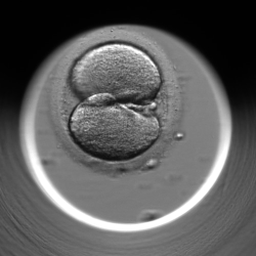
#> input picture Images/008.png, 256 x 256 px, found by its file name
$ jupyter execute --allow-errors Human_Embryo_Report.ipynb   (shell and % lines are left out)
#> lines starting #> are read from the running program, lines starting #| are printed output that depends on the picture
# **Project work: A mini segmentation challenge**

<div style="color:#777777;margin-top: -15px;">
<b>Course</b>: MSLS / CO4 |
<b>Version</b>: v1.2 <br><br>
<!-- Date: 10.04.2025 -->
<!-- Comments: Fully refactored. -->
</div>

**Student**: $\Rightarrow$  Mohan Adluru & Shweta Dayal
**Email**: $\Rightarrow$ adlurmoh@students.zhaw.ch & dayalshw@students.zhaw.ch
**University**: $\Rightarrow$  ZHAW
**Semester**: $\Rightarrow$  SS25
**Date**: $\Rightarrow$  31.05.2025

<br>

## **Abstract**

*$\Rightarrow$ A brief summary of your project in 2-3 sentences.*

<br><br>

----

## **Table of contents**
<!-- Unfortunately, the following does not always work correctly -->
* [1. Dataset](#sec_dataset)
* [2. Preprocessing](#sec_preprocessing)
* [3. Manual segmentation](#sec_manual_segmentation)
* [4. Automated segmentation](#sec_automated_segmentation)
* [5. Evaluation](#sec_evaluation)
* [6. Discussion](#sec_discussion)
* [Appendix: Hints](#sec_hints)

---

## **Prerequisites / Setup**

$\Rightarrow$ Special setup instructions, imports and configurations go here.

[cell 1]
import os
import numpy as np
import matplotlib.pyplot as plt
import cv2
from skimage import io, morphology, filters, segmentation
from skimage.morphology import remove_small_objects, binary_closing, binary_erosion, disk
from skimage.filters import threshold_otsu
from scipy.ndimage import binary_fill_holes, distance_transform_edt, label
from skimage.color import label2rgb
from skimage.segmentation import find_boundaries
from skimage.morphology import binary_erosion, disk
from skimage.color import gray2rgb
from skimage.io import imsave

# Helper to show image
def show_image(img, title):
    plt.figure(figsize=(6, 6))
    plt.imshow(img, cmap='gray')
    plt.title(title)
    plt.axis('off')
    plt.tight_layout()
    plt.show()

def save_image(img, path, name):

    # Define output path
    output_dir = path
    os.makedirs(output_dir, exist_ok=True)

    output_path = os.path.join(output_dir, f"{name}.png")

    # Save the final binary mask (uint8 format)
    imsave(output_path, img.astype(np.uint8))
    print(f"Saved final feathered image to: {output_path}")

---

<a id='sec_dataset'></a>

## **Dataset**

*$\Rightarrow$ Describe your dataset.*

### **Requirements**
* Provide a dataset with at least 10 image samples.
* The dataset must be no larger than 200 MB. If it exceeds this size, please contact the tutor in advance.
* Ensure that you have the rights to use and share the data (check the usage license).
* The images should clearly show a recognizable structure of interest.
* Avoid datasets with too much variation.
* Each student/team must use a different dataset!

---

<a id='sec_preprocessing'></a>

## **Preprocessing**

*$\Rightarrow$ Describe the pre-processing steps applied to enhance the input images.*

*Note: The specific steps will depend on your dataset and the intended application.*

### **Instructions:**
* Improve image quality by reducing noise, adjusting contrast, or normalizing intensity.
* Standardize image dimensions and formats for consistent input to analysis pipelines.
* Highlight or isolate relevant structures to support downstream processing.

[cell 2]
# === Step 1: Load and Convert to Grayscale ===
image_path = 'Data/2Cell/008.png'
image = io.imread(image_path)
#> image is the input picture: shape (256, 256, 3); min 0, max 255, mean 91.9
if image.ndim == 3:
    gray = cv2.cvtColor(image, cv2.COLOR_RGB2GRAY)
else:
    gray = image
show_image(gray, "Grayscale Image")

# === Step 2: Gamma Correction ===
GAMMA = 0.6  # hyperparameter: adjust contrast (0.5 - 0.8)
gray = np.power(gray / 255.0, GAMMA)
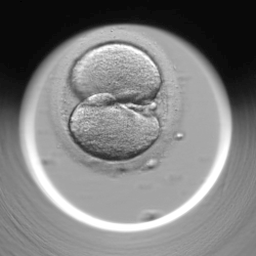
#> gray: shape (256, 256) float64; min 0, max 1, mean 0.494
gray = (gray * 255).astype(np.uint8)
show_image(gray, "Gamma Corrected")

# === Step 3: Feathered Circular Mask ===
h, w = gray.shape
#> h = 256; w = 256
center_y, center_x = h // 2, w // 2
#> center_y = 128; center_x = 128
radius = min(center_y, center_x) - 70  # hyperparameter: mask radius
#> radius = 58
feather_width = 35  # hyperparameter: feather edge thickness
Y, X = np.ogrid[:h, :w]
#> Y = 256 values from 0 to 255
distance_from_center = np.sqrt((X - center_x)**2 + (Y - center_y)**2)
mask = np.zeros_like(gray, dtype=np.float32)
mask[distance_from_center <= radius] = 1
feather_zone = (distance_from_center > radius) & (distance_from_center <= radius + feather_width)
mask[feather_zone] = 1.0 - ((distance_from_center[feather_zone] - radius) / feather_width)
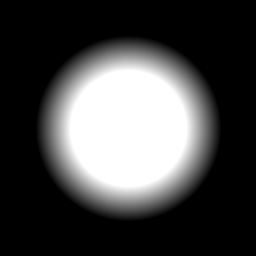
#> mask: shape (256, 256) float32; min 0, max 1, mean 0.278
feathered = (gray * mask).astype(np.uint8)
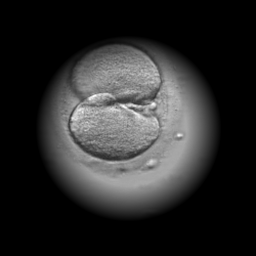
#> feathered: shape (256, 256); min 0, max 255, mean 42.2
show_image(mask, "Feathered Mask")
show_image(feathered, "Feathered Image")

[cell 3]
path = 'Data/2Cell_feather'
save_image(feathered,path,'008_feathered')

---

<a id='sec_manual_segmentation'></a>

## **Manual segmentation**

*$\Rightarrow$ Describe the manual segmentation step*

### **Instructions:**
* Use a suitable tool to manually segment the structures of interest.
* These segmentations will be needed for further analysis (or model training).
* If your dataset already includes segmentation masks, you still need to demonstrate how such masks can be created manually.

## Here

---

<a id='sec_automated_segmentation'></a>

## **Automated Segmentation**

*$\Rightarrow$ Describe how the images are segmented using Python.*

### **Instructions:**
* Perform the segmentation in Python.
* You may use external libraries or tools (e.g., OpenCV, scikit-image).
* Implement a function `segment(image, ...)` that takes an image as input and returns a segmentation mask for the structure of interest.

[cell 4]
# [77 lines left out: function segment, not called in this run]

#> (a cell that did not finish here is left out)

[cell 6]
path = '2Cell_segmented'
#> path = '2Cell_segmented'
#> (the rest of this cell did not finish here and is left out)

#> (a cell that did not finish here is left out)

#> (a cell that did not finish here is left out)

---

<a id='sec_evaluation'></a>

## **Evaluation**

*$\Rightarrow$ Describe the evaluation of your results.*

### **Instructions:**
* Select an evaluation method to compare two binary segmentation masks and quantify how well they match (e.g., using the Dice score).
* Hint: Implement a function `evaluate(mask1, mask2)` that returns the chosen evaluation score(s).
* Calculate the mean and standard deviation of the scores across the entire dataset.

[cell 9]
# [22 lines left out: function dice_coefficient, not called in this run]

#> (a cell that did not finish here is left out)

---

<a id='sec_discussion'></a>

## **Discussion**

*$\Rightarrow$ Briefly discuss your results and share your key observations and your experiences and leaernings.*

---

<a id='sec_references'></a>

## **References**

*$\Rightarrow$ List all relevant references (as URLs).*

*Also, clearly state whether you used generative AI tools (e.g., ChatGPT, GitHub Copilot) and describe how they were used.*

<br><br><br><br><br><br><br><br>

---

<a id='sec_hints'></a>

## **Appendix: Hints**

### **Markdown / HTML**

The following tutorials might be useful if you are not yet familiar with Markdown:

- [Quick overview](https://www.writethedocs.org/guide/writing/markdown/)
- [Markdown GitHub-style](https://docs.github.com/en/get-started/writing-on-github/getting-started-with-writing-and-formatting-on-github/basic-writing-and-formatting-syntax)
- [More detailed tutorial](https://www.datacamp.com/tutorial/markdown-in-jupyter-notebook)

By the way: In Markdown cells, you can also use simple HTML (e.g., `<key>...</key>` blocks) to gain more control over formatting.

### **Display images**

You may want to display your data, if possible. Here are a few ways to do that:

An easy method for displaying 2D images is using the [**Pillow**](https://pillow.readthedocs.io/en/stable/) library:

[cell 11]
# Option 1: Display an image with Pillow
path = "../data/images/kidney-cells-lowres.jpg"
#> path = '../data/images/kidney-cells-lowres.jpg'
#> (the rest of this cell did not finish here and is left out)

$ run again, with Images/001.png copied over Images/008.png
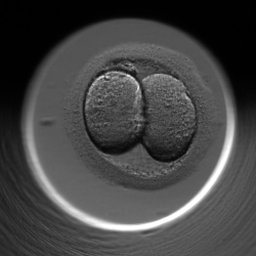
#> input picture Images/001.png, 256 x 256 px, found by its file name
#> image is the input picture: shape (256, 256, 3); min 0, max 255, mean 68.1
#> `gray = np.power(gray / 255.0, GAMMA)`:
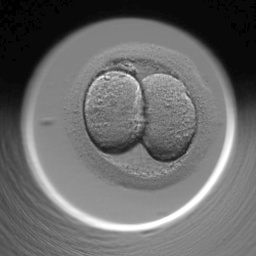
#> gray: shape (256, 256) float64; min 0, max 1, mean 0.415
#> `feathered = (gray * mask).astype(np.uint8)`:
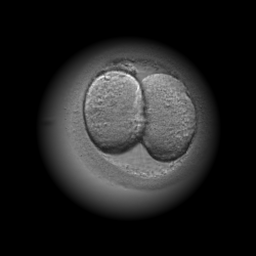
#> feathered: shape (256, 256); min 0, max 246, mean 34.1
#> `path = '2Cell_segmented'`: path = '2Cell_segmented'
#> `path = "../data/images/kidney-cells-lowres.jpg"`: path = '../data/images/kidney-cells-lowres.jpg'

$ run again, with Images/002.png copied over Images/008.png
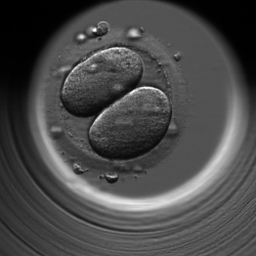
#> input picture Images/002.png, 256 x 256 px, found by its file name
#> image is the input picture: shape (256, 256, 3); min 0, max 255, mean 73.2
#> `gray = np.power(gray / 255.0, GAMMA)`:
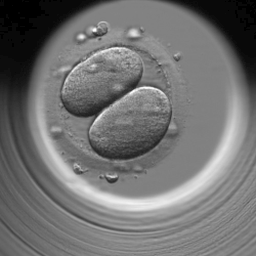
#> gray: shape (256, 256) float64; min 0, max 1, mean 0.445
#> `feathered = (gray * mask).astype(np.uint8)`:
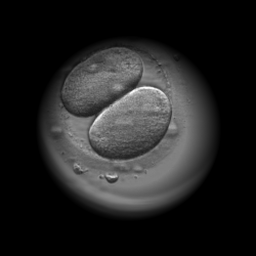
#> feathered: shape (256, 256); min 0, max 255, mean 33.9
#> `path = '2Cell_segmented'`: path = '2Cell_segmented'
#> `path = "../data/images/kidney-cells-lowres.jpg"`: path = '../data/images/kidney-cells-lowres.jpg'
